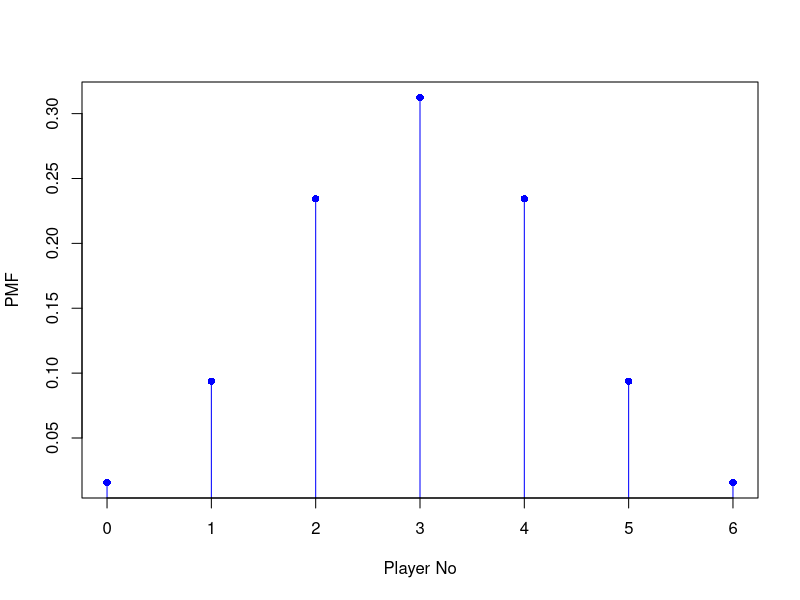

Generate this figure with R: (Note: this script raises an error after producing the figure.)
library(stats)

# Part1) Binomial distribution (20 points)
# Suppose a pitcher in Baseball has 50% chance of getting a strike-out when
# throwing to a batter. Using the binomial distribution,

# a) Compute and plot the probability distribution for striking out the next 6
# batters.

p <- 0.5
total_players <- 6
choose_players <- 0:6

req_prob <- dbinom(choose_players, size=total_players, prob=p)
req_prob

req_prob_5 <- req_prob


plot(choose_players, req_prob, type = 'h', ylab = "PMF", xlab = "Player No", col='blue')
points(choose_players, req_prob, pch=16, col='blue')
abline(h=0, col='blue')

# b) Plot the CDF for the above

req_cdf <- pbinom(choose_players, size=total_players, prob=p)
req_cdf <- c(0,req_cdf)
req_cdf

plot(choose_players, req_cdf, type = 'h', ylab = "CDF", xlab = "Player No", col='blue')
points(choose_players, req_cdf, pch=16, col='blue')
abline(h=0, col='blue')

#or cdf plot
cdfplot <- stepfun(choose_players,req_cdf)
plot(cdfplot, verticals = FALSE, pch = 16,
     main = "", xlab = "x", ylab = "CDF")

# c) Repeat a) and b) if the pitcher has 70% chance of getting a strike-out.

p <- 0.7

#a
req_prob <- dbinom(choose_players, size=total_players, prob=p)
req_prob

req_prob_7 <- req_prob

plot(choose_players, req_prob, type = 'h', ylab = "PMF", xlab = "Player No", col='blue')
points(choose_players, req_prob, pch=16, col='blue')
abline(h=0, col='blue')

#b
req_cdf <- pbinom(choose_players, size=total_players, prob=p)
req_cdf

plot(choose_players, req_cdf, type = 'h', ylab = "CMF", xlab = "Player No", col='blue')
points(choose_players, req_cdf, pch=16, col='blue')
abline(h=0, col='blue')

# d) Repeat a) and b) if the pitcher has 30% chance of getting a strike-out.

p <- 0.3

#a
req_prob <- dbinom(choose_players, size=total_players, prob=p)
req_prob

req_prob_3 <- req_prob

plot(choose_players, req_prob, type = 'h', ylab = "PMF", xlab = "Player No", col='green')
points(choose_players, req_prob, pch=16, col='green')
abline(h=0, col='green')

#b
req_cdf <- pbinom(choose_players, size=total_players, prob=p)
req_cdf

plot(choose_players, req_cdf, type = 'h', ylab = "CMF", xlab = "Player No", col='green')
points(choose_players, req_cdf, pch=16, col='green')
abline(h=0, col='green')


# e) Infer from the shape of the distributions.

plot(choose_players, req_prob_3, type = 'h', col='green', ylab = "Probability", xlab = "Player No (when p=0.3)")
points(choose_players,  col='green', req_prob_3, pch=16)
abline(h=0, col='green')
print("Probability is 30% then plot is right skewed, probability that baller will strikeout(success) is less than not striking out(failure) [success<failure]")

plot(choose_players, req_prob_5, type = 'h', col='green', ylab = "Probability", xlab = "Player No (when p=0.5)")
points(choose_players,  col='green',req_prob_5, pch=16)
abline(h=0, col='green')
print("Probability is 50% then plot is symmetric, probability that baller will strikeout(success) is equal to not striking out(failure) [success=failure]")

plot(choose_players, req_prob_7, type = 'h', col='green', ylab = "Probability", xlab = "Player No (when p=0.7)")
points(choose_players, col='green', req_prob_7,pch=16)
abline(h=0, col='green')
print("Probability is 70% then plot is left skewed, probability that baller will strikeout(success) is more than not striking out(failure) [success>failure]")



#______________________________________________________________________________________________________________________________
# Part 2
# Suppose that 80% of the flights arrive on time. Using the binomial
# distribution,

p <- 0.8

# a) What is the probability that four flights will arrive on time in the next 10
# flights?

total_flights <- 10
choose_flights <- 4
req_prob <- dbinom(choose_flights, size=total_flights, prob=p)
req_prob

#   b) What is the probability that four or fewer flights will arrive on time in the
# next 10 flights?
cmf_req_prob <- pbinom(4, size=total_flights, prob=p)
cmf_req_prob

#or
choose_flights <- 0:4     #because possible no flights on time so start with 0
req_prob_4orless <- dbinom(choose_flights, size=total_flights, prob=p)
req_prob_4orless
req_prob <- sum(req_prob_4orless)
req_prob


# c) Compute the probability distribution for flight arriving in time for the next
# 10 flights.
choose_flights <- 0:10    
req_prob <- dbinom(choose_flights, size=total_flights, prob=p)
req_prob

# d) Show the PMF and the CDF for the next 10 flights.

choose_flights <- 0:10    
req_pmf <- dbinom(choose_flights, size=total_flights, prob=p)
req_pmf
plot(choose_flights, req_pmf, type = 'h', ylab = "PMF", xlab = "Flights", col="darkblue")
points(choose_flights, req_pmf, pch=16, col="darkblue")
abline(h=0, col="darkblue")

choose_flights <- 0:10    
req_cmf <- pbinom(choose_flights, size=total_flights, prob=p)
req_cmf
plot(choose_flights, req_cmf, type = 'h', ylab = "CMF", xlab = "Flights", col="darkblue")
points(choose_flights, req_cmf, pch=16, col="darkblue")
abline(h=0, col="darkblue")


#______________________________________________________________________________________________________________________________
# 
# Part3) Poisson distribution (15 points)
# Suppose that on average 10 cars drive up to the teller window at your bank
# between 3 PM and 4 PM and the random variable has a Poisson
# distribution. During this time period,

lambda <- 10

#   a) What is the probability of serving exactly 3 cars?
dpois(3, lambda = lambda)

#   b) What is the probability of serving at least 3 cars?
ppois(2, lambda = lambda, lower.tail = FALSE)

#   c) What is the probability of serving between 2 and 5 cars (inclusive)?
ppois(5, lambda = lambda)-ppois(1, lambda = lambda)
#or diff(ppois(c(1, 5), lambda = lambda))

#   d) Calculate and plot the PMF for the first 20 cars.
pmf <- dpois(0:20, lambda = lambda)

plot(0:20,pmf, type = 'h',col='red', xlab = 'Cars',ylab = 'PMF')
points(0:20,pmf,pch=16,col='red')
abline(h=0,col='red')


#______________________________________________________________________________________________________________________________
# 
# Part4) Uniform distribution (15 points)
# Suppose that your exams are graded using a uniform distribution between
# 60 and 100 (both inclusive).

min = 60
max = 100

# a) What is the probability of scoring 

#i) 60?
dunif(60, min = min, max = max)

#ii) 80? 
dunif(80, min = min, max = max)

#iii) 100?
dunif(100, min = min, max = max)

#   b) What is the mean and standard deviation of this distribution?
mean= (min+max)/2
mean

variance= (max-min)*(max-min)/12
variance

#   c) What is the probability of getting a score of at most 70?
punif(70, min = min, max = max)

#   d) What is the probability of getting a score greater than 80 (use the
#                                                                  lower.tail option)?
punif(80, min = min, max = max, lower.tail = FALSE)

#   e) What is the probability of getting a score between 90 and 100 (both
#                                                                     inclusive)?

cmf_100 <- punif(100, min = min, max = max)

cmf_90 <- punif(90, min = min, max = max)

req_prob <- diff(punif(c(90, 100), min = min, max = max))
req_prob

#__________________________________________________________________________________________
# Part5) Normal distribution (20 points)
#  
# Suppose that visitors at a theme park spend an average of $100 on
# souvenirs. Assume that the money spent is normally distributed with a
# standard deviation of $10.

meann <- 100
std_dev <- 10

# a) Show the PDF plot of this distribution covering the three standard
# deviations on either side of the mean.

less_sd <- meann - 3*std_dev
more_sd <- meann + 3*std_dev

x<-dnorm(less_sd:more_sd, mean = meann, sd = std_dev)  

plot(less_sd:more_sd,x, type = 'h',xlab = "Standard Deviation", ylab = "Mean in 3 SD", col = "red", main="PDF in 3 Std. Dev.")
points(less_sd:more_sd, x,pch=16, col = "red")
abline(h=0, col='red')

# b) What is the probability that a randomly selected visitor will spend more
# than $120?
morethan120<- pnorm(120, mean = meann, sd = std_dev, lower.tail = FALSE)  
morethan120

# c) What is the probability that a randomly selected visitor will spend
# between $80 and $90 (inclusive)?

for80 <- pnorm(80, mean = meann, sd = std_dev)
for90 <- pnorm(90, mean = meann, sd = std_dev)

req_prob <- for90-for80
req_prob

# d) What are the probabilities of spending within one standard deviation, two
# standard deviations, and three standard deviations, respectively?

less_1sd <- meann - std_dev
more_1sd <- meann + std_dev
within1sd <- pnorm(more_1sd, mean = meann, sd = std_dev)-pnorm(less_1sd, mean = meann, sd = std_dev)
within1sd

less_2sd <- meann - 2*std_dev
more_2sd <- meann + 2*std_dev
within2sd <- pnorm(more_2sd, mean = meann, sd = std_dev)-pnorm(less_2sd, mean = meann, sd = std_dev)    
within2sd

less_3sd <- meann - 3*std_dev
more_3sd <- meann + 3*std_dev
within3sd <- pnorm(more_3sd, mean = meann, sd = std_dev)-pnorm(less_3sd, mean = meann, sd = std_dev)    
within3sd

# e) Between what two values will the middle 90% of the money spent will
# fall?

value1<- qnorm(0.05, mean = meann, sd = std_dev)
value2<- qnorm(0.95, mean = meann, sd = std_dev)

#value1 <- meann - 1.645*std_dev
#value2 <- meann + 1.645*std_dev
print("Required values")
value1
value2
print("proof")
proof <- pnorm(value2, mean = meann, sd = std_dev)-pnorm(value1, mean = meann, sd = std_dev)    
proof

# f) Show a plot for 10,000 visitors using the above distribution.

y<- rnorm(10000, mean=meann, sd= std_dev)
y<- round(y)
y<- table(y)
y
plot(y, type = 'h', xlab = "For 10,000 visitors", ylab="Frequency",col="cyan",main="Plot for 10,000 visitors")
# points(y, pch=16,col="cyan")
abline(h=0,col="cyan")



#__________________________________________________________________________________________
# Part6) Exponential distribution (15 points)
# Suppose your cell phone provider's customer support receives calls at the
# rate of 18 per hour.

rate =18

# a) What is the probability that the next call will arrive within 2 minutes?

pexp(2/60,rate=rate)

# b) What is the probability that the next call will arrive within 5 minutes?

pexp(5/60,rate=rate)

# c) What is the probability that the next call will arrive between 2 minutes
# and 5 minutes (both inclusive)?

pexp(5/60,rate=rate)-pexp(2/60,rate=rate)

# d) Show the CDF of this distribution.

seq_d <- seq(0 , 1, by = 1/60)
cdf <- pexp(seq_d, rate = rate)
plot(seq_d, cdf , type = 'l',col="orange", xlab = 'Time', ylab = 'CDF', main = "CDF of the distribution")

